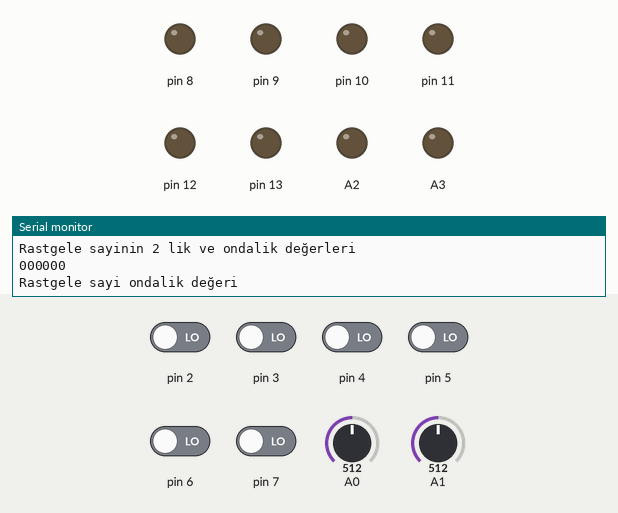
The sketch below on a simulated Arduino Uno, built with avr-gcc and run on an emulated ATmega328P. On the bench: output pins drawn as LEDs (lit = HIGH), the last lines printed to the serial monitor. The inputs (shaded band) are chosen by the test bench; at power-on: pin 2–7 LOW, A1 = 512, A0 = 512. Random numbers use the default seed unless the sketch sets one.

Above: at 1.2 s.
1.3 s: A1 set to 1007
2.8 s: A1 set to 1022
At 3.5 s:
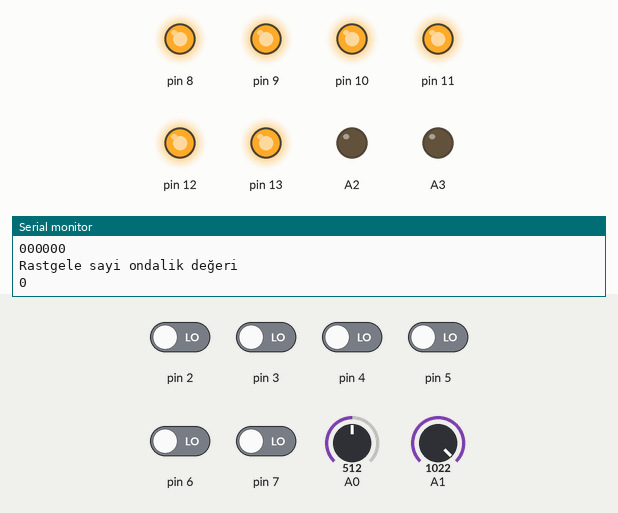
At 20.4 s:
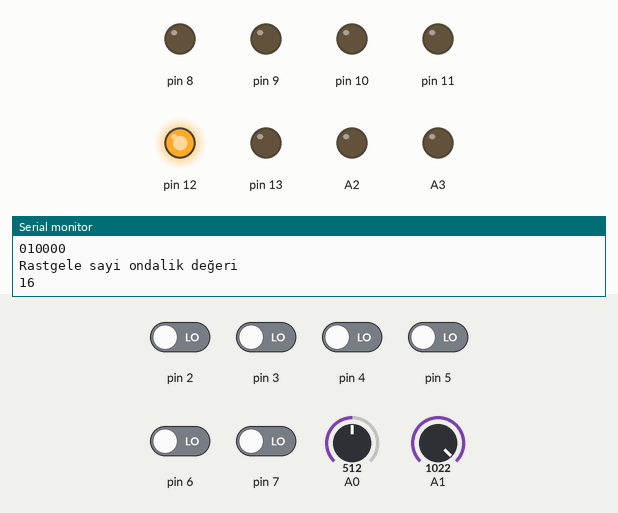
Timing chart, 0 to 42.7 s (numbered marks = the images above; inputs shaded):
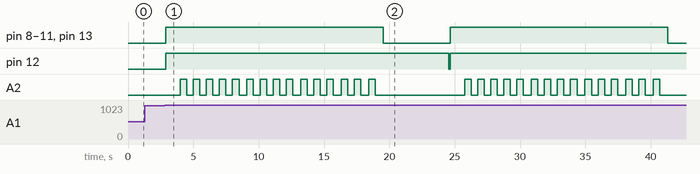

Measured:
- the behaviour switches between 1021 and 1022 on A1 (found by bisection; images 0 and 1)
- after the input at 2.8 s, pin 8–11, pin 13: alternates HIGH for 16.7 s and LOW for 5.1 s, starting after 0.09 s; pin 12: LOW → HIGH after 0.09 s, → LOW 21.7 s later, → HIGH 0.11 s later; A2: LOW → HIGH after 1.2 s, → LOW 0.50 s later, → HIGH 0.50 s later, → LOW 0.50 s later, … (60 changes in this stretch)

The sketch:

Proje2_ErhanBilgin_130707035.ino
```cpp
void(* reset) (void) = 0; //arduino reset fonksiyonu
void alti_led();//switch değerine göre ledleri yakar
void gecici_buton();//butona basılma durumunda girer
void degerler();//2 bitlik değerleri 10 tabanına çevirir
void yazdir(int);//serial port ekranına rastgele ve kullanıcı tahmini yazdırır
void tahmin();//switch değerine ile rastgele sayı işlemleri yapar
int switchNo[6],rastgeleSayi[6],kalanhak[3];//swithNo 6 bitlik dizi
//rastgeleSayi 6 bitlik dizi kalanhak 3 bitlik dizi
int sayac=0,r_ondalik=0,s_ondalik=0,sayi=1;
//sayac kalan hak için kullanılır
//r_ondalik-> rastgele sayısının 10 tabanındaki karşılığı
//s_ondalik-> Switch deki sayının 10 tabanındaki karşılığı
int esitmi=0;
//sayıların birbirine eşit olup olmaması için kullanılan değişken
void setup() {
  // put your setup code here, to run once:
  for (int i=2;i<8;i++)
  {//2 ile 7 arasındaki digital pinler giriş
    //8 ile 13 arasındaki digital pinler çıkış olarak tanımlanır
    pinMode(i,INPUT);
    pinMode(i+6,OUTPUT);
  }
  //A1 buton için giriş olarak belirlenir
  pinMode(A1,INPUT);
  //A2 ve A3 ise mavi ve yeşil led için çıkış belirlenir
  pinMode(A2,OUTPUT);
  pinMode(A3,OUTPUT);
  //rand fonksiyonu için A0 dan çekirdek değeri alınır
  randomSeed(analogRead(A0));
  //Serial port ekranı tanımlanır
  Serial.begin(9600);
  //PORT B ile 8-13 arasındaki ledler kontrol edilerek
  //söndürülür
  PORTB = B000000;
}

void loop() {
  altiled();//alti led fonksiyonuna gider
  degerler();//degerler fonksiyonuna gider
  yazdir(1);//Serial port ekranında yazdırma fonksiyonu
  if (analogRead(A1)>=1022)
  {//A1 değeri 1022 eşit ve büyükse
    //gecici_buton fonksiyonuna ardından
    //tahmin fonksiyonuna gider
    gecici_buton();
    tahmin();
  }
}
void altiled()
{
  if (sayac<7 && sayac>0)
  {//eğer sayacımız 0 ile 7 arasında ise
    //yani butona ilk kez basıyorsak girmez
    int j=5;
    //bu kısımda switcde okunan değeri
    //switchNo dizisine atar
    //kabloları bağlama şeklimden dolayı
    //switch açıkken 0 değeri okumakta
    //o yüzden diziye 1 değeri atıyor.
    for (int i=2;i<8;i++)
    {
      if (digitalRead(i)==0)
      {
        //diziye atadığı değere göre
        //ledlerimizi yakıyor veya
        //söndürüyor
        switchNo[j]=1;
        digitalWrite(i+6,HIGH);
      }
      //eğer switch in değeri 1 ise de
      //0 değerini diziye atıyor
      else
      {
        switchNo[j]=0;
        digitalWrite(i+6,LOW);
      }
      //switchNo nun en son indisinden
      //atama yaptığı için j yi bir eksiltiyor
      j--;
    }
  }
}
void gecici_buton()
{
  //gecici butonda butona 2. kez basıldığında bu ife girer
  if (sayac!=0 && sayac<7)
  {//ve üretilen rastgele sayı eşitmi diye bakar
    for (int i=0;i<6;i++)
    {
      if (rastgeleSayi[i]==switchNo[i])
      {
        esitmi=1;
      }
      else
      {
        esitmi=0;
        break;
      }
    }
    //ve kalan hak sayısını tutan sayac azaltılır
    sayac++;
  }
  if (sayac==0)
  {//eğer sayac 0 a eşit ise butona ilk kez basılmıştır
    for (int i=0;i<6;i++)
    {//bu kısımda rastgeleSayi dizisine random fonksiyonu ile
      //0 ile 1 arasında rastgele sayılar eklenir
      rastgeleSayi[i]=random(0,2);
    }
    //PORTB ile 8-13 arasındaki digital pinlere bağlı
    //ledler 1 saniye süresince yanar ve söner.
    PORTB = B111111;
    delay(1000);
    PORTB = B000000;
    //ve son olarak birdaha buraya girmemek için sayac
    //değişkeni 1 e eşitlenir
    sayac=1;
  }
}
void degerler()
{//r_ondalik ve s_ondalik değişkenlerine
  //2 bitlik sayıların 10 tabanındaki değeri atılır
  r_ondalik=0;
  s_ondalik=0;
  for (int i=0;i<6;i++)
  {//pow fonksiyonu pow(2,5) olduğunda 63 değeri verdiğinden
    //dolayı 2 üzeri kısmını for döngüsünde hesapladım
    for (int j=0;j<i;j++)
    {
      sayi*=2;
    }
    //daha sonra dizideki değerine göre çarpıp topladım
    r_ondalik+=(rastgeleSayi[5-i]*sayi);
    s_ondalik+=(switchNo[5-i]*sayi);
    //tabi sayı değeri her baştan başlamasında 1 eşit olması gerekiyor.
    sayi=1;
  }
}
void yazdir(int yazdir1)
{//bu fonksiyon switch ve rastgele sayısının ikilik ve ondalık değerlerini
  //serial port ekranında ekrana yazdırmaktadır
  //tabi loop fonksiyonun da yazdir fonksiyonunu 1 parametresi gönderirsek
  //eğer sıfır döndürürsek bu fonksiyonun işlemlerini yapmayacaktır.
  if (yazdir1==1)
  {
    Serial.println();
    Serial.println("Switchin 2 lik ve ondalik değerleri");
    for (int i=0;i<6;i++)
    {
      Serial.print(switchNo[i]);
    }
    //serial port ekranında güzel gözükmesi için
    //gereken println fonksiyonları vardır.
    Serial.println();
    Serial.println("Switchin ondalik değeri");
    Serial.println(s_ondalik);
    Serial.println();
    Serial.println("Rastgele sayinin 2 lik ve ondalik değerleri");
    for (int i=0;i<6;i++)
    {
      Serial.print(rastgeleSayi[i]);
    }
    Serial.println();
    Serial.println("Rastgele sayi ondalik değeri");
    Serial.println(r_ondalik);
  }
}
void tahmin()
{
  //tahmin fonksiyonu girilen switch değerinin
  //10 tabanındaki değeri ni rastgele sayının 10
  //tabanındaki değeri ile karşılaştırmaktadır
  if (esitmi==0 && sayac>1)
  {//eğer girilen sayı eşit değilse bu ife girer
    if (s_ondalik>r_ondalik)
    {//ve girilen sayı rastgele sayıdan büyükse
      for (int i=sayac;i<7;i++)
      {//mavi led kalan tahmin hakkı kadar 500 milisaniye
        //yanıp söner
        digitalWrite(A2,HIGH);
        delay(500);
        digitalWrite(A2,LOW);
        delay(500);
      }
    }
    else
    {//eğer küçükse girilen switch değeri
     for (int i=sayac;i<7;i++)
     {//yeşil led kalan tahmin hakkı kadar
      //500 milisaniye yanıp söner
      digitalWrite(A3,HIGH);
      delay(500);
      digitalWrite(A3,LOW);
      delay(500);
     }
    }
  }
  if (esitmi==1)
  {//eğer tahmin edilen sayı doğru ise
    //PORTB ile 8-13 arasındaki pinler söndürülür
    PORTB = B000000;
    //ve kalan tahmin hakkı hesaplanıp 2 bitlik değere çevrilir
    sayac=8-sayac;
    for (int i=0;i<3;i++)
    {
      //ve diziye atılır
      if (sayac%2==1)
      {
        kalanhak[3-i]=1;
      }
      else
      {
        kalanhak[3-i]=0;
      }
      sayac/=2;
    }
    int j=3;
    //diziye atma işlemi bittikten sonra
    //kalanhak dizisindeki sayının bit değeri
    //ilgili ledleri yakar
    for (int i=8;i<11;i++)
    {
      if (kalanhak[j]==1)
      {
        digitalWrite(i,HIGH);
      }
      else
      {
        digitalWrite(i,LOW);
      }
      j--;
    }
    //5 saniye boyunca kalan tahmin hakkının
    //2 bitlik değeri ilgili ledleri yakar
    delay(5000);
    //daha sonra reset fonksiyonu çağırılarak
    //arduino yeniden başlar
    reset();
  }
  if (sayac==7)
  {//eğer kullanıcı tüm haklarını kullanırsa
    PORTB = B000000;
    //8-13 arasındaki ledlerin tamamı söndürülür.
    for (int i=8;i<14;i++)
    {//rastgele sayının 2 bitlik
      //değeri ilgili ledleri yakar veya söndürür.
      if (rastgeleSayi[13-i]==0)
      {
        digitalWrite(i,LOW);
      }
      else
      {
        digitalWrite(i,HIGH);
      }
    }
    //5 saniye bu halde bekler ve
    //arduino reset fonksiyonu sayesinde yeniden başlatılır.
    delay(5000);
    reset();
  }
}
```
